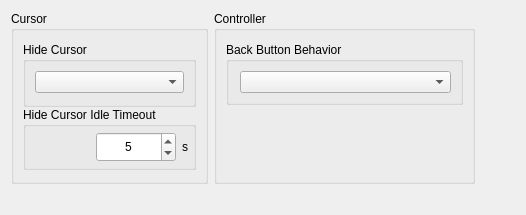
      <widget class="QWidget" name="inputTab">
       <attribute name="title">
        <string>Input</string>
       </attribute>
       <layout class="QVBoxLayout" name="inputTabVLayout" stretch="0,0">
        <item>
         <layout class="QHBoxLayout" name="inputTabHLayoutTop" stretch="1,1,1">
          <item>
           <layout class="QVBoxLayout" name="cursorTabLayoutLeft">
            <property name="spacing">
             <number>7</number>
            </property>
            <property name="bottomMargin">
             <number>0</number>
            </property>
            <item alignment="Qt::AlignmentFlag::AlignTop">
             <widget class="QGroupBox" name="cursorGroupBox">
              <property name="title">
               <string>Cursor</string>
              </property>
              <layout class="QVBoxLayout" name="inputCursorLayout">
               <property name="spacing">
                <number>0</number>
               </property>
               <property name="topMargin">
                <number>11</number>
               </property>
               <property name="bottomMargin">
                <number>11</number>
               </property>
               <item>
                <widget class="QGroupBox" name="hideCursorGroupBox">
                 <property name="enabled">
                  <bool>true</bool>
                 </property>
                 <property name="sizePolicy">
                  <sizepolicy hsizetype="Preferred" vsizetype="Fixed">
                   <horstretch>0</horstretch>
                   <verstretch>0</verstretch>
                  </sizepolicy>
                 </property>
                 <property name="title">
                  <string>Hide Cursor</string>
                 </property>
                 <layout class="QVBoxLayout" name="hideCursorLayout">
                  <property name="spacing">
                   <number>7</number>
                  </property>
                  <property name="bottomMargin">
                   <number>11</number>
                  </property>
                  <item>
                   <widget class="QComboBox" name="hideCursorComboBox"/>
                  </item>
                 </layout>
                </widget>
               </item>
               <item>
                <widget class="QGroupBox" name="idleTimeoutGroupBox">
                 <property name="enabled">
                  <bool>true</bool>
                 </property>
                 <property name="sizePolicy">
                  <sizepolicy hsizetype="Preferred" vsizetype="Fixed">
                   <horstretch>0</horstretch>
                   <verstretch>0</verstretch>
                  </sizepolicy>
                 </property>
                 <property name="minimumSize">
                  <size>
                   <width>0</width>
                   <height>0</height>
                  </size>
                 </property>
                 <property name="title">
                  <string>Hide Cursor Idle Timeout</string>
                 </property>
                 <property name="alignment">
                  <set>Qt::AlignmentFlag::AlignLeading|Qt::AlignmentFlag::AlignLeft|Qt::AlignmentFlag::AlignTop</set>
                 </property>
                 <property name="flat">
                  <bool>false</bool>
                 </property>
                 <layout class="QHBoxLayout" name="IdleTimeoutLayout" stretch="0,0">
                  <property name="spacing">
                   <number>6</number>
                  </property>
                  <property name="leftMargin">
                   <number>70</number>
                  </property>
                  <property name="topMargin">
                   <number>5</number>
                  </property>
                  <property name="rightMargin">
                   <number>5</number>
                  </property>
                  <property name="bottomMargin">
                   <number>5</number>
                  </property>
                  <item alignment="Qt::AlignmentFlag::AlignHCenter">
                   <widget class="QSpinBox" name="idleTimeoutSpinBox">
                    <property name="enabled">
                     <bool>true</bool>
                    </property>
                    <property name="sizePolicy">
                     <sizepolicy hsizetype="Minimum" vsizetype="Fixed">
                      <horstretch>0</horstretch>
                      <verstretch>0</verstretch>
                     </sizepolicy>
                    </property>
                    <property name="minimumSize">
                     <size>
                      <width>80</width>
                      <height>30</height>
                     </size>
                    </property>
                    <property name="maximumSize">
                     <size>
                      <width>16777215</width>
                      <height>16777215</height>
                     </size>
                    </property>
                    <property name="layoutDirection">
                     <enum>Qt::LayoutDirection::LeftToRight</enum>
                    </property>
                    <property name="wrapping">
                     <bool>false</bool>
                    </property>
                    <property name="alignment">
                     <set>Qt::AlignmentFlag::AlignCenter</set>
                    </property>
                    <property name="buttonSymbols">
                     <enum>QAbstractSpinBox::ButtonSymbols::UpDownArrows</enum>
                    </property>
                    <property name="suffix">
                     <string notr="true"/>
                    </property>
                    <property name="maximum">
                     <number>3600</number>
                    </property>
                    <property name="value">
                     <number>5</number>
                    </property>
                    <property name="displayIntegerBase">
                     <number>10</number>
                    </property>
                   </widget>
                  </item>
                  <item>
                   <widget class="QLabel" name="idleTimeoutDurationLabel">
                    <property name="text">
                     <string>s</string>
                    </property>
                   </widget>
                  </item>
                 </layout>
                </widget>
               </item>
              </layout>
             </widget>
            </item>
           </layout>
          </item>
          <item>
           <layout class="QVBoxLayout" name="ControllerTabLayoutMiddle">
            <item>
             <widget class="QGroupBox" name="ControllerGroupBox">
              <property name="sizePolicy">
               <sizepolicy hsizetype="MinimumExpanding" vsizetype="Preferred">
                <horstretch>0</horstretch>
                <verstretch>0</verstretch>
               </sizepolicy>
              </property>
              <property name="title">
               <string>Controller</string>
              </property>
              <layout class="QVBoxLayout" name="ControllerLayout">
               <property name="spacing">
                <number>0</number>
               </property>
               <property name="topMargin">
                <number>11</number>
               </property>
               <property name="bottomMargin">
                <number>11</number>
               </property>
               <item>
                <widget class="QGroupBox" name="backButtonBehaviorGroupBox">
                 <property name="enabled">
                  <bool>true</bool>
                 </property>
                 <property name="sizePolicy">
                  <sizepolicy hsizetype="Fixed" vsizetype="Fixed">
                   <horstretch>0</horstretch>
                   <verstretch>0</verstretch>
                  </sizepolicy>
                 </property>
                 <property name="minimumSize">
                  <size>
                   <width>237</width>
                   <height>0</height>
                  </size>
                 </property>
                 <property name="title">
                  <string>Back Button Behavior</string>
                 </property>
                 <layout class="QVBoxLayout" name="BackButtonLayout">
                  <property name="leftMargin">
                   <number>11</number>
                  </property>
                  <item>
                   <widget class="QComboBox" name="backButtonBehaviorComboBox"/>
                  </item>
                 </layout>
                </widget>
               </item>
               <item>
                <widget class="QWidget" name="controllerWidgetSpacer" native="true">
                 <property name="enabled">
                  <bool>true</bool>
                 </property>
                 <property name="minimumSize">
                  <size>
                   <width>0</width>
                   <height>0</height>
                  </size>
                 </property>
                </widget>
               </item>
              </layout>
             </widget>
            </item>
           </layout>
          </item>
          <item>
           <layout class="QVBoxLayout" name="emptyTabLayoutRight">
            <item>
             <spacer name="emptyhorizontalSpacer">
              <property name="orientation">
               <enum>Qt::Orientation::Horizontal</enum>
              </property>
              <property name="sizeHint" stdset="0">
               <size>
                <width>40</width>
                <height>20</height>
               </size>
              </property>
             </spacer>
            </item>
           </layout>
          </item>
         </layout>
        </item>
        <item>
         <layout class="QHBoxLayout" name="inputTabHLayoutBottom">
          <property name="topMargin">
           <number>0</number>
          </property>
          <item>
           <spacer name="emptyVerticalSpacerBottom">
            <property name="orientation">
             <enum>Qt::Orientation::Vertical</enum>
            </property>
            <property name="sizeType">
             <enum>QSizePolicy::Policy::MinimumExpanding</enum>
            </property>
            <property name="sizeHint" stdset="0">
             <size>
              <width>20</width>
              <height>20</height>
             </size>
            </property>
           </spacer>
          </item>
         </layout>
        </item>	
       </layout>
      </widget>
